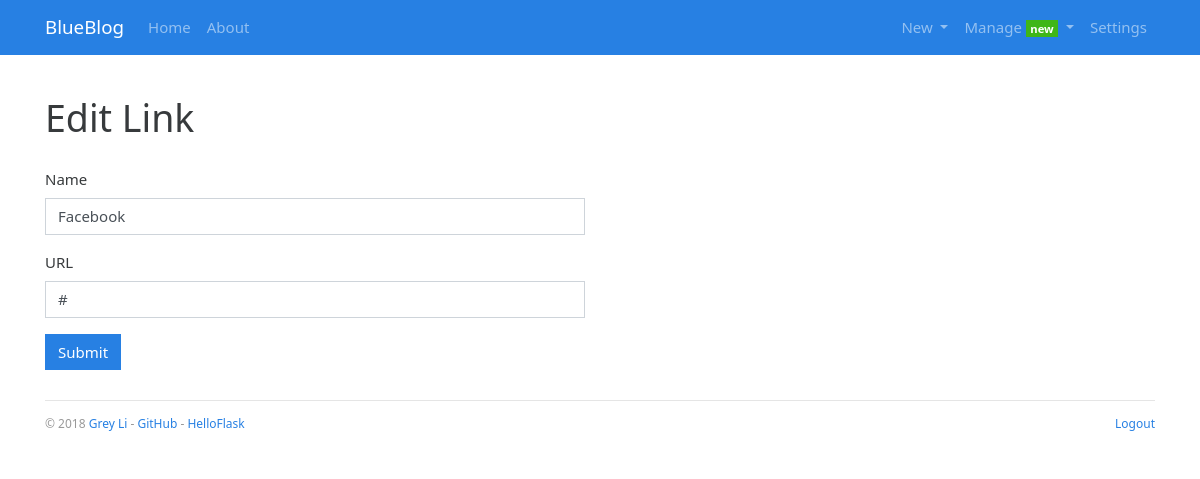
The page /admin/link/2/edit (signed in) on the database its author committed.
### blueblog/models.py (models this page shows, shortened)
class Admin(db.Model, UserMixin):
    id = db.Column(db.Integer, primary_key=True)
    username = db.Column(db.String(20))
    password_hash=db.Column(db.String(128))
    blog_title = db.Column(db.String(60))
    blog_sub_title = db.Column(db.String(100))
    name = db.Column(db.String(30))
    about = db.Column(db.Text)

class Link(db.Model):
    id = db.Column(db.Integer, primary_key=True)
    name = db.Column(db.String(30))
    url = db.Column(db.String(255))

### blueblog/blueprints/admin.py (the view)
@admin_bp.route('/link/<int:link_id>/edit', methods=['GET', 'POST'])
@login_required
def edit_link(link_id):
    form = LinkForm()
    link = Link.query.get_or_404(link_id)
    if form.validate_on_submit():
        link.name = form.name.data
        link.url = form.url.data
        db.session.commit()
        flash('Link updated.', 'success')
        return redirect(url_for('.manage_link'))
    form.name.data = link.name
    form.url.data = link.url
    return render_template('admin/edit_link.html', form=form)

### blueblog/forms.py
class LinkForm(FlaskForm):
    name = StringField('Name', validators=[DataRequired(), Length(1, 30)])
    url = StringField('URL', validators=[DataRequired(), URL(), Length(1, 255)])
    submit = SubmitField()

### blueblog/__init__.py (called while the page is built)
def register_template_context(app):
    @app.context_processor
    def make_template_context():
        admin = Admin.query.first()
        categories = Category.query.order_by(Category.name).all()
        links = Link.query.order_by(Link.name).all()
        if current_user.is_authenticated:
            unread_comments = Comment.query.filter_by(reviewed=False).count()
        else:
            unread_comments = None
        return dict(
            admin=admin, categories=categories,
            links=links, unread_comments=unread_comments)

### blueblog/extensions.py (called while the page is built)
@login_manager.user_loader
def load_user(user_id):
    from blueblog.models import Admin
    user = Admin.query.get(int(user_id))
    return user

### blueblog/templates/admin/edit_link.html (shortened to what this page needs)
{% extends 'base.html' %}
{% from 'bootstrap/form.html' import render_form %}
{% block content %}
    <div class="page-header">
        <h1>Edit Link</h1>
    </div>
    <div class="row">
        <div class="col-md-6">
            {{ render_form(form) }}
        </div>
    </div>
{% endblock %}

### blueblog/templates/base.html (shortened to what this page needs)
{% from 'bootstrap/nav.html' import render_nav_item %}
<!DOCTYPE html>
<html lang="en">
<head>
    {% block head %}
        <link rel="stylesheet"
              href="{{ url_for('static', filename='css/%s.min.css' % request.cookies.get('theme', 'perfect_blue')) }}"
              type="text/css">
        <link rel="stylesheet" href="{{ url_for('static', filename='css/style.css') }}" type="text/css">
    {% endblock head %}
</head>
<body>
{% block nav %}
    <nav class="navbar navbar-expand-lg navbar-dark bg-primary">
        <div class="container">
            <a class="navbar-brand" href="{{ url_for('blog.index') }}">{{ admin.blog_title }}</a>
            <div class="collapse navbar-collapse" id="navbarColor01">
                <ul class="navbar-nav mr-auto">
                    {{ render_nav_item('blog.index', 'Home') }}
                    {{ render_nav_item('blog.about', 'About') }}
                </ul>
                <ul class="nav navbar-nav navbar-right">
                    {% if current_user.is_authenticated %}
                        <li class="nav-item dropdown">
                            <a href="#" class="nav-link dropdown-toggle" data-toggle="dropdown" role="button"
                               aria-haspopup="true"
                               aria-expanded="false">
                                New
                            </a>
                        </li>
                        <li class="nav-item dropdown">
                            <a href="#" class="nav-link dropdown-toggle" data-toggle="dropdown" role="button"
                               aria-haspopup="true"
                               aria-expanded="false">
                                Manage
                                {% if unread_comments %}
                                    <span class="badge badge-success">new</span>
                                {% endif %}
                            </a>
                        </li>
                        {{ render_nav_item('admin.settings', 'Settings') }}
                    {% endif %}
                </ul>
            </div>
        </div>
    </nav>
{% endblock nav %}
<main class="container">
    {% block content %}{% endblock content %}
    {% block footer %}
        <footer>
            <p class="float-left">
                <small> &copy; 2018 <a href="http://greyli.com" title="Written by Grey Li">Grey Li</a> -
                    <a href="https://github.com/greyli/bluelog" title="Fork me on GitHub">GitHub</a> -
                    <a href="http://helloflask.com" title="A HelloFlask project">HelloFlask</a>
                </small>
            </p>
            <p class="float-right">
                <small>
                    {% if current_user.is_authenticated %}
                        <a href="{{ url_for('auth.logout', next=request.full_path) }}">Logout</a>
                    {% else %}
                        <a href="{{ url_for('auth.login', next=request.full_path) }}">Login</a>
                    {% endif %}
                </small>
            </p>
        </footer>
    {% endblock footer %}
</main>
</body>
</html>

### blueblog/static/css/style.css (style rules this page uses)
nav { margin-bottom: 20px; }
.page-header { padding-top: 20px; padding-bottom: 20px; }
footer { margin-top: 30px; padding: 10px 0 40px; color: #999; border-top: 1px solid #e5e5e5; }

### rows shown on the page
Admin: blog_title "BlueBlog"
Link: name "Facebook", url "#"

### other values the page prints
{{ render_nav_item('blog.index', 'Home') }} "Home"
{{ render_nav_item('blog.about', 'About') }} "About"
{{ render_nav_item('admin.settings', 'Settings') }} "Settings"
